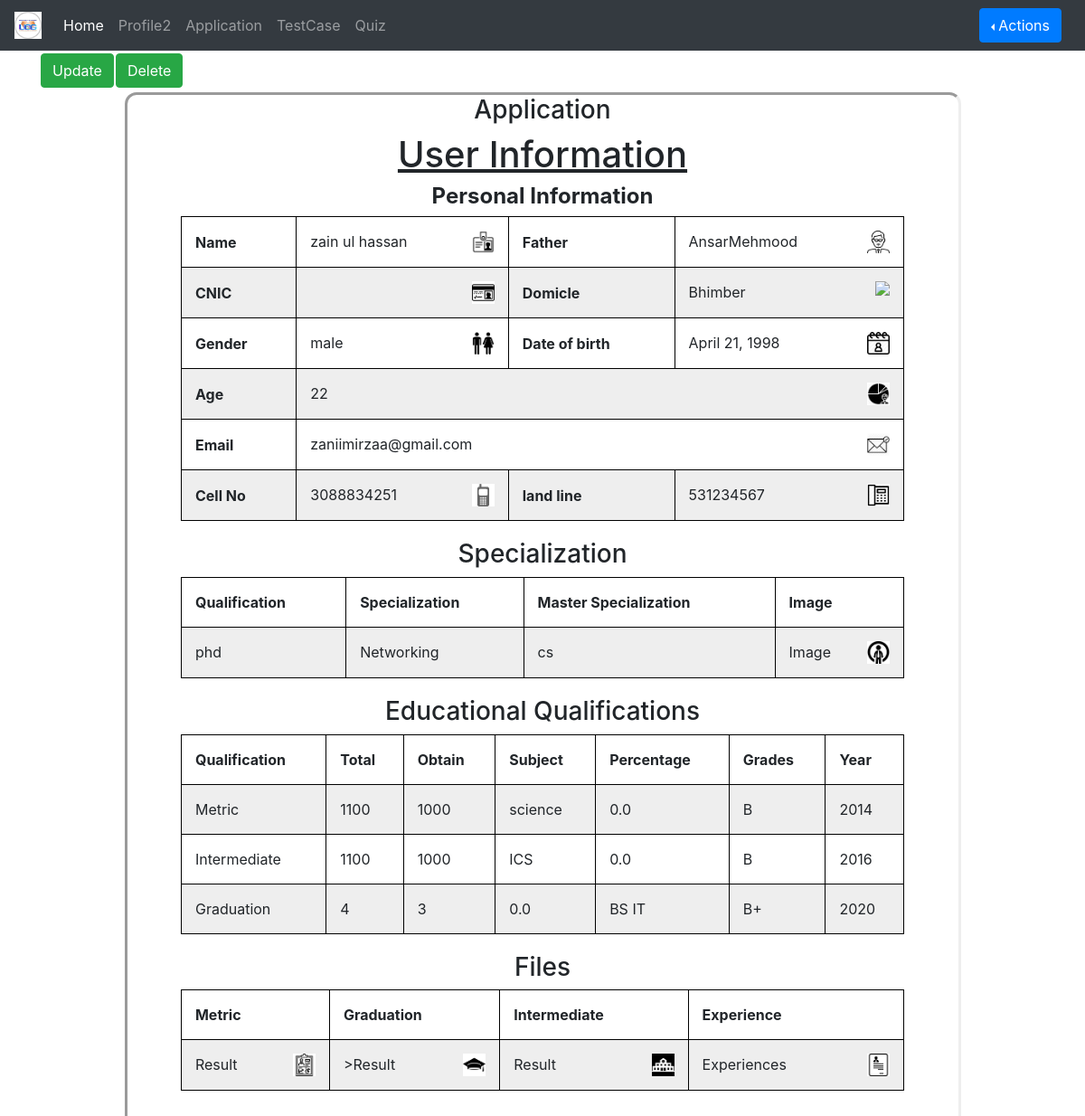
The app's page /User/admin (signed in) with its own data.
### UserViews/models.py (models this page shows, shortened)
class Application(models.Model):
    user = models.OneToOneField(User, on_delete=models.CASCADE)
    First_Name = models.CharField(max_length=20, blank=False, null=False, validators=[alphabatic])
    Last_Name = models.CharField(max_length=20, blank=False, null=False, validators=[alphabatic])
    Father_Name = models.CharField(max_length=20, blank=False, null=False, validators=[alphabatic])
    Email = models.EmailField(max_length=254, verbose_name="Email", blank=False)
    Domicile = models.CharField(max_length=15, blank=False, null=True, validators=[alphabatic])
    Age = models.IntegerField()
    Date_of_Birth = models.DateField(editable=True)
    Gender = models.CharField(max_length=6, choices=GENDER_CHOICES)
    Phone_no = models.IntegerField()
    Land_Line = models.IntegerField()
    MatricTotal = models.IntegerField(null=False, blank=False)
    MatricObtain = models.IntegerField(null=False, blank=False)
    MatricSubject = models.CharField(max_length=50, blank=False, null=False)
    MatricPercentage = models.FloatField(max_length=None, blank=False, default=0.0, )
    MatricGrades = models.CharField(max_length=5, blank=False, null=True, )
    MatricYear = models.CharField(max_length=20, blank=False)
    IntermediateTotal = models.IntegerField(null=False, blank=False)
    IntermediateObtain = models.IntegerField(null=False, blank=False)
    IntermediateSubject = models.CharField(max_length=50, blank=False, null=False)
    IntermediatePercentage = models.FloatField(blank=False, default="0.0")
    IntermediateGrades = models.CharField(max_length=5, blank=False, null=True)
    IntermediateYear = models.CharField(max_length=20, blank=False)
    GraduationTotal = models.IntegerField(null=False, blank=False)
    GraduationObtain = models.IntegerField(null=False, blank=False)
    GraduationSubject = models.CharField(max_length=50, blank=False, null=False)
    GraduationPercentage = models.FloatField(blank=False, max_length=None, default='0.0')
    GraduationGrades = models.CharField(max_length=5, blank=False, null=True)
    GraduationYear = models.CharField(max_length=20, blank=False)
    Matrics_Result = models.FileField(verbose_name="Matric Result", blank=False, upload_to='Results/')
    Graduations_result = models.FileField(verbose_name="Graduations_result", blank=False, upload_to='Results/')
    Intermediate_result = models.FileField(verbose_name="Intermediate Result", blank=False, upload_to='Results/')
    Image = models.ImageField(upload_to='images/')
    Qualify = models.CharField(max_length=10, choices=QUALIFICATION_CHOICES)
    Speclization = models.CharField(max_length=30, choices=INTEREST_CHOICES)
    Experience = models.FileField(default="Upload your CV", upload_to='CVs/')
    Master_Specialization = models.CharField(max_length=15, choices=MASTER_CHOICES)

### UserViews/views.py (the view)
# urls.py: path('<str:user>', views.detailView2, name='Profile2'),
def detailView2(request, user):
    object1 = Application.objects.all()
    flag = 0
    for obj1 in object1:
        if request.user == obj1.user:
            context = {
                'obj': obj1
            }
            return render(request, "UserViews/DetailView2.html", context)
        else:
            flag = flag + 1
    if flag != 0:
        messages.error(request, "Please fill the application", extra_tags="danger")
        print(flag)
    return render(request, "UserViews/DetailView2.html", )

### UserViews/templates/UserViews/DetailView2.html (shortened to what this page needs)
{%extends 'basic3.html'%}
{%block body%}
{%load static%}
{%if obj.id != null%}
<div class="container-fluid">
	<div class="row" style="margin-top: 3px">
		<div>
			<form action="{%url 'UserViews:Update' obj.id%}">
				<input class="btn btn-success" type="submit" value="Update">
			</form>
		</div>
		<form action="{%url 'UserViews:Delete' obj.id%}">
			<input style="margin-left:2px" class="btn btn-success" type="submit" value="Delete">
		</form>
	</div>
</div>
<div class="container style col-sm-10 text-align-center box">
	<h3 style="text-align:center;">Application</h3>
	<table id="t4" class="center">
		<h1> User Information </h1>
		<h4 style="text-align:center"><b>Personal Information</b></h4>
		<tr>
			<th>Name</th>
			<td>{{obj.First_Name}} {{obj.Last_Name}}<img style="height:25px" src="{%static 'images/icons/name.png' %}" ></td>
			<th>Father</th>
			<td>{{obj.Father_Name}}<img style="height:25px" src="{%static 'images/icons/father.png' %}" ></td>
		</tr>
		<tr>
			<th>CNIC</th>
			<td><img style="height:25px" src="{%static 'images/icons/cnic.png' %}" ></td>
			<th>Domicle</th>
			<td>{{obj.Domicile}}<img style="height:25px" src="{%static 'images/icons/domicile.png' %}" ></td>
		</tr>
		<tr>
			<th>Gender</th>
			<td>{{obj.Gender}}<img style="height:25px" src="{%static 'images/icons/gender.png' %}" ></td>
			<th>Date of birth</th>
			<td>{{obj.Date_of_Birth}}<img style="height:25px" src="{%static 'images/icons/dob.png' %}" ></td>
		</tr>
		<tr>
			<th>Age</th>
			<td colspan="3">{{obj.Age}}<img style="height:25px" src="{%static 'images/icons/age.jpg' %}" ></td>
		</tr>
		<tr>
			<th>Email</th>
			<td colspan="3">{{obj.Email}}<img style="height:25px" src="{%static 'images/icons/email.jpg' %}" ></td>
		</tr>
		<tr>
			<th>Cell No</th>
			<td>{{obj.Phone_no}}<img style="height:25px" src="{%static 'images/icons/phone.png' %}" ></td>
			<th>land line</th>
			<td>{{obj.Land_Line}}<img style="height:25px" src="{%static 'images/icons/landline.png' %}" ></td>
		</tr>
	</table>
	<div style="height:20px"></div>
	<table id="t3" class="center">
		<h3 style="text-align:center">Specialization</h3>
		<tr>
			<th>Qualification</th>
			<th>Specialization</th>
			<th>Master Specialization</th>
			<th>Image</th>
		</tr>
		<tr>
			<td>{{obj.Qualify}}</td>
			<td>{{obj.Speclization}}</td>
			<td>{{obj.Master_Specialization}}</td>
			<td title="Click On Icon">Image<a style="color:black" href="media/{{obj.Image}}"><img style="height:25px" src="{%static 'images/icons/pig.png' %}" ></a></td>
		</tr>
	</table>
	<div style="height:20px"></div>
	<h3 style="text-align:center">Educational Qualifications</h3>
	<table id="t2" class="center">
		<tr id="heading">
			<th>Qualification</th>
			<th>Total</th>
			<th>Obtain</th>
			<th>Subject</th>
			<th>Percentage</th>
			<th>Grades</th>
			<th>Year</th>
		</tr>
		<tr>
			<td>Metric</td>
			<td>{{obj.MatricTotal}}</td>
			<td>{{obj.MatricObtain}}</td>
			<td> {{obj.MatricSubject}}</td>
			<td>{{obj.MatricPercentage}}</td>
			<td>{{obj.MatricGrades}}</td>
			<td>{{obj.MatricYear}}</td>
		</tr>
		<tr>
			<td>Intermediate</td>
			<td>{{obj.IntermediateTotal}}</td>
			<td>{{obj.IntermediateObtain}}</td>
			<td>{{obj.IntermediateSubject}}</td>
			<td>{{obj.IntermediatePercentage}}</td>
			<td>{{obj.IntermediateGrades}}</td>
			<td>{{obj.IntermediateYear}}</td>
		</tr>
		<tr>
			<td>Graduation</td>
			<td>{{obj.GraduationTotal}}</td>
			<td> {{obj.GraduationObtain}}</td>
			<td>{{obj.GraduationPercentage}}</td>
			<td>{{obj.GraduationSubject}}</td>
			<td>{{obj.GraduationGrades}}</td>
			<td>{{obj.GraduationYear}}</td>
		</tr>
	</table>
	<div style="height:20px"></div>
	<table id="t1" class="center">
		<h3 style="text-align:center"> Files</h3>
		<tr>
			<th scope="col">Metric</th>
			<th scope="col">Graduation</th>
			<th scope="col">Intermediate</th>
			<th scope="col">Experience</th>
		</tr>
		<tr>
			<td title="Click On Image">Result<a style="color:black" href="media/{{obj.Matrics_Result}}"><img title="See result" style="height:25px" src="{%static 'images/icons/result.png' %}" ></a></td>
			<td title="Click On Image">>Result<a style="color:black" href="media/{{obj.Graduations_result}}"><img style="height:25px" src="{%static 'images/icons/graduation.png' %}" ></a></td>
			<td title="Click On Image">Result<a style="color:black" href="media/{{obj.Intermediate_result}}"><img style="height:25px" src="{%static 'images/icons/intermidiate.png' %}" ></a></td>
			<td title="Click On Image">Experiences<a style="color:black" href="media/{{obj.Experience}}"><img style="height:25px" src="{%static 'images/icons/cv.png' %}" ></a></td>
		</tr>
	</table>
	<div style="height:50px"></div>
	{%endif%}
</div>
{%endblock%}

### templates/basic3.html (shortened to what this page needs)
<!doctype html>
{%load static%}
<html lang="en">
<head>
	<link rel="stylesheet" href="https://stackpath.bootstrapcdn.com/bootstrap/4.4.1/css/bootstrap.min.css"
>
</head>
<body>
{%load static%}
<nav class="navbar navbar-expand-md navbar-dark bg-dark">
	<a href="" class="navbar-brand">
		<img src="{%static 'images/icons/icon.jpg'%}" height="30" alt="UOG">
	</a>
	<div class="collapse navbar-collapse" id="navbarCollapse">
		<div class="navbar-nav">
			<a href="{% url 'UserViews:UserHome'%}" class="nav-item nav-link active">Home</a>
			<a href="{%url 'UserViews:Profile2' user%}" class="nav-item nav-link">Profile2</a>
			<a href="{%url 'UserViews:testing'%}" class="nav-item nav-link">Application</a>
			<a href="{%url 'UserViews:test'%}" class="nav-item nav-link">TestCase</a>
			<a href="{%url 'UserViews:QuizManager'%}" class="nav-item nav-link">Quiz</a>
		</div>
		<div class="navbar-nav ml-auto dropleft">
			<div style="margin-right:10px" class="btn-group">
				<button type="button" class="btn btn-primary dropdown-toggle" data-toggle="dropdown">Actions
				</button>
			</div>
		</div>
	</div>
</nav>
<div class="container">
	{%block body%}
	{%endblock%}
</div>
</body>
</html>

### records on screen
Application: First_Name "zain", Last_Name "ul hassan", Father_Name "AnsarMehmood", Domicile "Bhimber", Gender "male", Date_of_Birth "April 21, 1998", Age "22", Email "zaniimirzaa@gmail.com", Phone_no "3088834251", Land_Line "531234567", Qualify "phd", Speclization "Networking", Master_Specialization "cs", MatricTotal "1100", MatricObtain "1000", MatricSubject "science", MatricPercentage "0.0", MatricGrades "B", MatricYear "2014", IntermediateTotal "1100", IntermediateObtain "1000", IntermediateSubject "ICS", IntermediatePercentage "0.0", IntermediateGrades "B", IntermediateYear "2016", GraduationTotal "4", GraduationObtain "3", GraduationPercentage "0.0", GraduationSubject "BS IT", GraduationGrades "B+", GraduationYear "2020"
